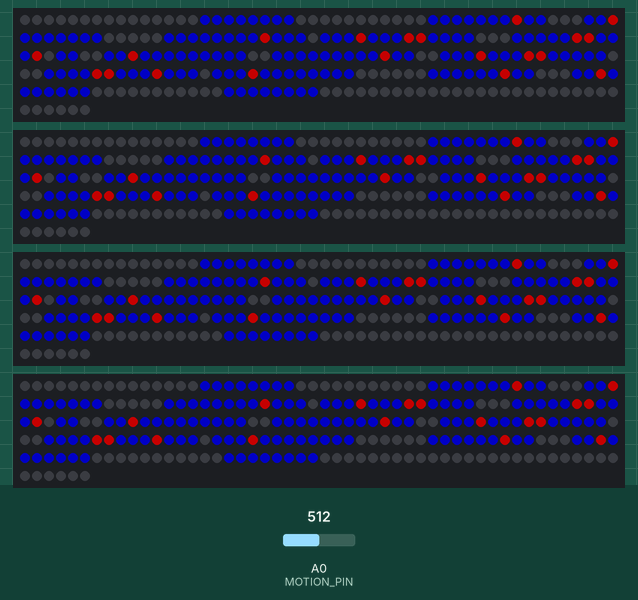
This sketch was run on a simulated Arduino Uno, built with avr-gcc and run on an emulated ATmega328P. Parts: 4 × 256 RGB LEDs in strip order, left to right, continuing on the next row. The test bench sets the inputs (shaded band); at power-on: A0 (MOTION_PIN) = 512. Dim RGB values are drawn brighter than linear.

Above: at 0.12 s.
At 3.02 s:
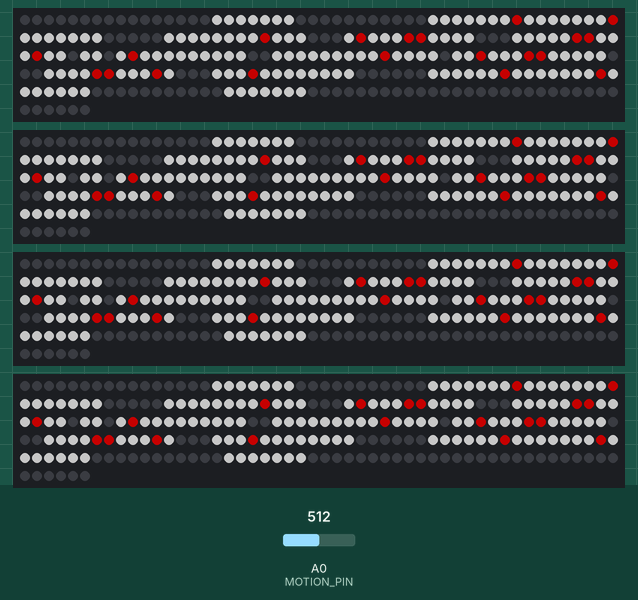
At 11.53 s:
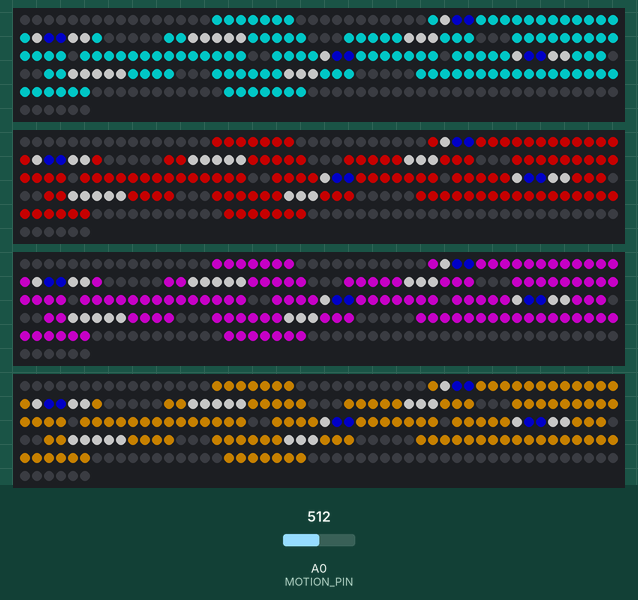
At 20.03 s:
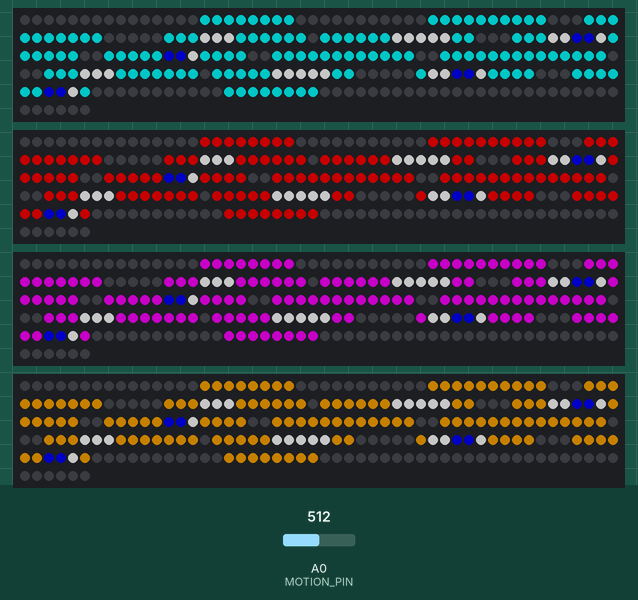
At 30.23 s:
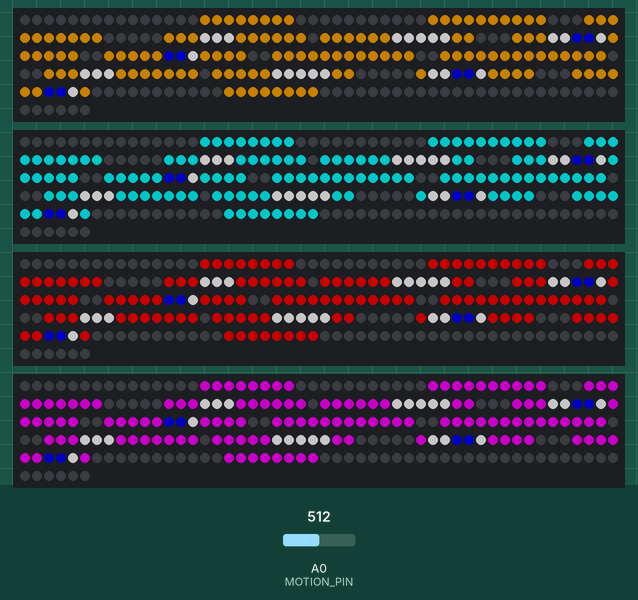
At 39.94 s:
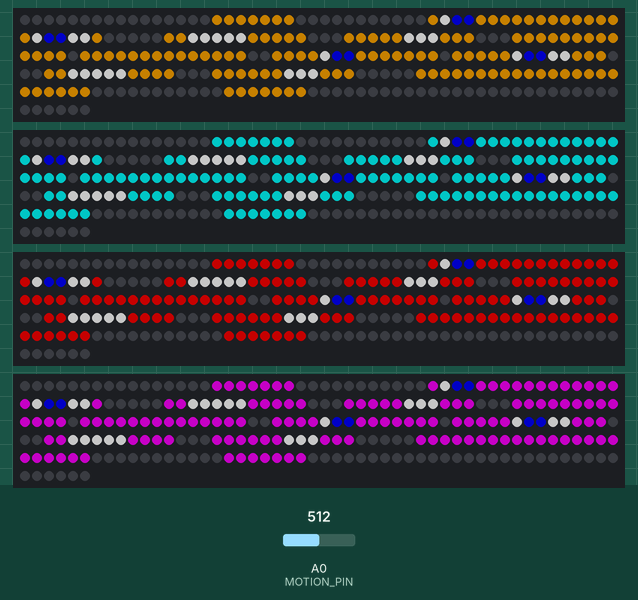

The sketch:

PixelCube.ino
```cpp
/*
  PixelCube — non-blocking 4-face LED animation with motion-triggered "ghost blink"

  Features
  --------
  - 4 faces (FRONT/RIGHT/BACK/LEFT), each on its own data pin, all sharing one LED buffer.
  - "Body" animation cycles non-blocking through frames {1,2} then {3,4}.
  - Per-face body colors rotate (1) whenever motion is detected and (2) every 30 s when idle.
  - Motion sensor on A0 (analog). ONE threshold to tune: MOTION_TH.
    * Hysteresis is derived automatically to avoid flicker.
    * On motion "rising" event, play a 3 s "ghost blink" on all faces, then go back to the body loop.
  - All timings are millis()-based and rollover-safe (signed comparisons).

  Wiring
  ------
  - LED strips: WS2813 (change the chipset in addLeds<> if needed)
    FRONT = D6, RIGHT = D8, BACK = D10, LEFT = D12
  - Motion sensor analog output -> A0 (GND and +5V as per your sensor)
  - LED color order: GRB (adjust COLOR_ORDER if your strips differ)

  Tuning knobs
  ------------
  - MOTION_TH: the only motion threshold you usually need to adjust.
  - BLINK_DURATION_MS: how long the "ghost blink" runs after a detection.
  - BODY_PERIOD_MS / BODY_REPS_PER_PAIR: speed/feel of the body animation.
  - COLOR_ROTATE_IDLE_MS: how often colors rotate with no motion.

  Notes
  -----
  - If your sensor is "active-low" (value DROPS when you approach), simply invert the two comparisons
    in the "Presence detection with hysteresis" block below (see comments there).
  - Memory: a single 256-LED buffer is reused across faces to reduce RAM usage (e.g., on Arduino Uno).
*/

#include <FastLED.h>
#include <avr/pgmspace.h>

// ================== CONFIG ==================
#define FACES 4
#define NUM_LEDS_PER_FACE 256

// Data pins per face (FRONT, RIGHT, BACK, LEFT)
#define PIN_FRONT 6
#define PIN_RIGHT 8
#define PIN_BACK 10
#define PIN_LEFT 12

#define COLOR_ORDER GRB

// Cadences (ms)
#define BODY_PERIOD_MS          100   // body frames cadence (non-blocking)
#define BODY_REPS_PER_PAIR      5     // do 5 round-trips 1<->2, then 5 round-trips 3<->4
#define BLINK_PERIOD_MS         100   // ghost blink frame cadence
#define BLINK_STEPS_TOTAL       18    // two-frame ghost alternates; cycle length is 18 steps
#define BLINK_DURATION_MS       3000  // fixed 3 s ghost blink after each detection

// Motion / color-rotation
#define MOTION_PIN              A0
#define MOTION_TH               100   // <<< single threshold to tune (ON threshold)
#define COLOR_ROTATE_IDLE_MS    30000 // rotate colors when idle (no motion) every 30 s
// ============================================

// Single buffer reused for all faces (fits on Uno)
CRGB leds[NUM_LEDS_PER_FACE];
// One controller per face (all show from the same buffer)
CLEDController* ctrl[FACES];

// ---------------- helpers (PROGMEM-safe) ----------------
namespace fx {
  // Read a PROGMEM uint16_t from an index table
  template<size_t N>
  inline uint16_t readIdx(const uint16_t (&arr)[N], size_t i) {
    return pgm_read_word_near(&arr[i]);
  }

  // Paint a list of pixel indices with a color
  template<size_t N>
  inline void colorList(const uint16_t (&idx)[N], const CRGB& c) {
    for (size_t i = 0; i < N; ++i) {
      const uint16_t k = readIdx(idx, i);
      if (k < NUM_LEDS_PER_FACE) leds[k] = c;
    }
  }

  // Draw a frame composed of three index sets (A/B/C) with their colors
  template<size_t NA, size_t NB, size_t NC>
  inline void drawFrame(const uint16_t (&A)[NA], const CRGB& cA,
                        const uint16_t (&B)[NB], const CRGB& cB,
                        const uint16_t (&C)[NC], const CRGB& cC) {
    fill_solid(leds, NUM_LEDS_PER_FACE, CRGB::Black);
    colorList(A, cA);
    colorList(B, cB);
    colorList(C, cC);
  }

  // Push the buffer out through a given controller
  inline void showOn(CLEDController* c) {
    c->showLeds(FastLED.getBrightness());
  }
} // namespace fx

// -------------- DATA (PROGMEM) --------------
// (Body/eyes/ghost index tables; unchanged)
const uint16_t eye_white_1[] PROGMEM = { 35, 51, 55, 54, 64, 65, 66, 67, 68, 84, 83, 82, 125, 145, 144, 141, 154, 155, 156, 157, 158, 174, 173, 172 };
const uint16_t eye_white_2[] PROGMEM = { 65, 66, 67, 81, 82, 83, 84, 85, 94, 95,98, 114, 155, 156, 157, 171, 172, 173, 174, 175, 184, 185, 188, 204 };
const uint16_t eyes_1[] PROGMEM = { 36, 53, 126, 143, 37, 52, 127, 142 };
const uint16_t eyes_2[] PROGMEM = { 96, 113, 186, 203, 97, 112, 187, 202 };

const uint16_t body_1[] PROGMEM = {
  15,16,17,18,19,20,21,22,34,38,39,40,41,42,43,47,48,49,50,56,62,63,69,70,71,72,73,
  75,76,77,78,79,80,81,85,86,87,91,92,93,94,95,96,97,98,99,100,101,102,103,104,
  107,108,109,110,111,112,113,114,115,116,117,118,121,122,123,124,128,129,130,131,132,
  135,136,137,138,139,140,146,147,148,152,153,159,160,161,162,163,164,166,167,168,169,
  170,171,175,176,177,183,184,185,186,187,188,189,190,191,192,196,197,198,199,200,201,
  202,203,204,205,217,218,219,220,221,222,223,224
};
const uint16_t body_2[] PROGMEM = {
  16,17,18,19,20,21,22,34,38,39,40,41,42,43,44,45,46,47,48,49,50,56,62,63,69,70,71,72,73,
  77,78,79,80,81,85,86,87,91,92,93,94,95,96,97,98,99,100,101,102,103,105,106,107,108,109,
  110,111,112,113,114,115,116,117,118,121,122,123,124,128,129,130,131,132,133,134,136,137,
  138,139,140,146,147,148,152,153,159,160,161,162,166,167,168,169,170,171,175,176,177,183,
  184,185,186,187,188,189,190,191,192,193,194,195,196,197,198,199,200,201,202,203,204,205,
  217,218,219,220,221,222,223
};
const uint16_t body_3[] PROGMEM = {
  15,16,17,18,19,20,21,22,34,35,36,37,38,39,40,41,42,43,47,48,49,50,51,52,53,54,55,56,
  62,63,64,68,69,70,71,72,73,75,76,77,78,79,80,86,87,91,92,93,99,100,101,102,103,104,
  107,108,109,110,111,115,116,117,118,121,122,123,124,125,126,127,128,129,130,131,132,
  135,136,137,138,139,140,141,142,143,144,145,146,147,148,152,153,154,158,159,160,161,
  162,163,164,166,167,168,169,170,176,177,183,189,190,191,192,196,197,198,199,200,201,
  205,217,218,219,220,221,222,223,224
};
const uint16_t body_4[] PROGMEM = {
  16,17,18,19,20,21,22,34,35,36,37,38,39,40,41,42,43,44,45,46,47,48,49,50,51,52,53,54,55,56,
  62,63,64,68,69,70,71,72,73,77,78,79,80,86,87,91,92,93,99,100,101,102,103,105,106,107,108,
  109,110,111,115,116,117,118,121,122,123,124,125,126,127,128,129,130,131,132,133,134,136,
  137,138,139,140,141,142,143,144,145,146,147,148,152,153,154,158,159,160,161,162,166,167,
  168,169,170,176,177,183,189,190,191,192,193,194,195,196,197,198,199,200,201,205,217,218,
  219,220,221,222,223
};

const uint16_t dead_fantom_1[] PROGMEM = { 15,16,17,18,19,20,21,22,34,35,36,37,38,39,40,42,43,47,48,50,51,52,53,54,55,56,
  62,63,64,65,66,67,68,69,71,72,73,75,76,77,79,80,81,84,85,86,87,91,92,93,94,95,98,99,100,103,104,107,108,110,111,
  112,113,114,115,116,117,118,121,122,123,124,125,126,127,128,129,131,132,135,136,137,139,140,141,144,145,146,147,148,152,
  153,154,155,158,159,160,162,163,164,166,167,168,170,171,172,173,174,175,176,177,184,185,186,187,188,189,190,191,192,
  196,197,199,200,201,202,203,204,205,217,218,219,220,221,222,223,224 };
const uint16_t dead_fantom_2[] PROGMEM = { 16,17,18,19,20,21,22,34,35,36,37,38,39,40,42,43,44,45,46,47,48,50,51,52,53,54,55,56,
  62,63,64,65,66,67,68,69,71,72,73,77,79,80,81,84,85,86,87,91,92,93,94,95,98,99,100,
  102,103,105,106,108,110,111,112,113,114,115,116,117,118,121,122,123,124,125,126,127,128,129,
  131,132,133,134,136,137,139,140,141,144,145,146,147,148,152,153,154,155,158,159,160,
  162,166,167,168,170,171,172,173,174,175,176,177,184,185,186,187,188,189,190,191,192,
  193,194,195,196,197,199,200,201,202,203,204,205,217,218,219,220,221,222,223 };
const uint16_t fantom_eyes_mouth[] PROGMEM = { 41, 49, 70, 78, 82, 83, 96, 97, 101, 109, 130, 138, 142, 143, 156, 157, 161, 169, 190, 198 };

const uint16_t dummy[] PROGMEM = { 0 };

// ---------------- Face names ----------------
enum Face : uint8_t { FRONT = 0, RIGHT = 1, BACK = 2, LEFT = 3 };

// ---- Rotating per-face colors (FRONT, RIGHT, BACK, LEFT) ----
CRGB bodyColors[FACES] = { CRGB::Red, CRGB::Magenta, CRGB::Orange, CRGB::Cyan };
uint32_t nextColorRotateAt = 0;

// ----------------- Animation state (non-blocking) -----------------
struct BodyState {
  uint8_t  pair = 0;       // 0 => frames 1<->2 (eyes set 1), 1 => frames 3<->4 (eyes set 2)
  uint8_t  stepInPair = 0; // toggles 0/1 at BODY_PERIOD_MS cadence
  uint8_t  repsInPair = 0; // how many round-trips completed in the current pair
  uint32_t nextAt = 0;     // next time to step (millis)
} body;

struct BlinkState {
  bool     active = false; // ghost blink currently displayed
  uint8_t  step = 0;       // 0..BLINK_STEPS_TOTAL-1
  uint32_t nextAt = 0;     // next time to toggle ghost frame
  uint32_t stopAt = 0;     // absolute time when the blink must stop
} blink;

// Presence latch (level): true = presence currently detected
bool presence = false;

// ----------------- Utilities -----------------
static inline void rotateColors() {
  // Rotate colors one face forward: LEFT -> FRONT -> RIGHT -> BACK -> LEFT
  CRGB tmp = bodyColors[FACES - 1];      // keep LEFT
  for (int i = FACES - 1; i > 0; --i) {  // shift RIGHT,BACK,LEFT downward
    bodyColors[i] = bodyColors[i - 1];
  }
  bodyColors[0] = tmp;                    // FRONT takes previous LEFT color
}

static inline void renderBodyFrameForFace(Face f, uint8_t globalFrameIndex) {
  // globalFrameIndex: 0->body_1, 1->body_2, 2->body_3, 3->body_4
  const CRGB eyesColor = CRGB::Blue;
  const CRGB white     = CRGB::White;

  switch (globalFrameIndex) {
    case 0: fx::drawFrame(body_1, bodyColors[f], eye_white_1, white, eyes_1, eyesColor); break;
    case 1: fx::drawFrame(body_2, bodyColors[f], eye_white_1, white, eyes_1, eyesColor); break;
    case 2: fx::drawFrame(body_3, bodyColors[f], eye_white_2, white, eyes_2, eyesColor); break;
    default: fx::drawFrame(body_4, bodyColors[f], eye_white_2, white, eyes_2, eyesColor); break;
  }
  fx::showOn(ctrl[f]);
}

static inline void renderBlinkFrameAllFaces(bool useAlt) {
  // Draw one of the two ghost frames to the buffer and push to all faces
  const CRGB eyesMouth = CRGB::Red;
  const CRGB body1     = CRGB::Blue;
  const CRGB body2     = CRGB::White;

  if (!useAlt) {
    fx::drawFrame(dead_fantom_1, body1, fantom_eyes_mouth, eyesMouth, dummy, CRGB::Black);
  } else {
    fx::drawFrame(dead_fantom_2, body2, fantom_eyes_mouth, eyesMouth, dummy, CRGB::Black);
  }
  fx::showOn(ctrl[FRONT]);
  fx::showOn(ctrl[RIGHT]);
  fx::showOn(ctrl[LEFT]);
  fx::showOn(ctrl[BACK]);
}

// ------------------ Setup & Loop (non-blocking) ------------------
void setup() {
  // Serial.begin(115200); // uncomment if you want to debug the sensor values

  // Each face gets its own controller; all share the same "leds" buffer.
  ctrl[FRONT] = &FastLED.addLeds<WS2813, PIN_FRONT, COLOR_ORDER>(leds, NUM_LEDS_PER_FACE);
  ctrl[RIGHT] = &FastLED.addLeds<WS2813, PIN_RIGHT, COLOR_ORDER>(leds, NUM_LEDS_PER_FACE);
  ctrl[BACK]  = &FastLED.addLeds<WS2813, PIN_BACK,  COLOR_ORDER>(leds, NUM_LEDS_PER_FACE);
  ctrl[LEFT]  = &FastLED.addLeds<WS2813, PIN_LEFT,  COLOR_ORDER>(leds, NUM_LEDS_PER_FACE);

  FastLED.setBrightness(96);
  fill_solid(leds, NUM_LEDS_PER_FACE, CRGB::Black);
  FastLED.clear(true);

  const uint32_t now = millis();
  body.nextAt         = now + BODY_PERIOD_MS;
  nextColorRotateAt   = now + COLOR_ROTATE_IDLE_MS;
}

void loop() {
  const uint32_t now = millis();

  // ---------- Presence detection with hysteresis ----------
  // We derive a small OFF threshold (TH_OFF) from the single public knob MOTION_TH (TH_ON).
  // This prevents rapid toggling when the sensor sits around the threshold.
  const int TH_ON  = MOTION_TH;
  const int HYST   = max(4, TH_ON / 3);     // ~33% of TH_ON, minimum 4 ADC counts
  const int TH_OFF = max(0, TH_ON - HYST);  // OFF is lower than ON

  const int motionVal = analogRead(MOTION_PIN);
  // If your sensor is ACTIVE-LOW (value drops when you approach), invert these two lines:
  // if (!presence && motionVal <= TH_ON) presence = true;
  // else if (presence && motionVal >= TH_OFF) presence = false;

  bool wasPresent = presence;
  if (!presence && motionVal >= TH_ON) {
    presence = true;   // rising level (entered presence)
  } else if (presence && motionVal <= TH_OFF) {
    presence = false;  // falling level (left presence)
  }

  // ---------- On rising edge: rotate colors once + start a 3 s blink ----------
  if (!wasPresent && presence) {
    rotateColors();

    blink.active = true;
    blink.step   = 0;
    blink.nextAt = now;                         // trigger immediately
    blink.stopAt = now + BLINK_DURATION_MS;     // fixed-length blink

    nextColorRotateAt = now + COLOR_ROTATE_IDLE_MS; // reset idle rotation timer
  }

  // ---------- While the blink is active: show the ghost and preempt the body ----------
  if (blink.active) {
    if ((int32_t)(now - blink.nextAt) >= 0) {   // rollover-safe
      bool useAlt = (blink.step & 0x01);        // alternate 0/1
      renderBlinkFrameAllFaces(useAlt);

      // advance ghost step and wrap at BLINK_STEPS_TOTAL
      blink.step = (uint8_t)((blink.step + 1) % BLINK_STEPS_TOTAL);
      blink.nextAt = now + BLINK_PERIOD_MS;
    }

    // Stop after BLINK_DURATION_MS
    if ((int32_t)(now - blink.stopAt) < 0) {
      return; // during the 3 s window, we only show the ghost
    } else {
      blink.active = false; // fall through to the regular body animation
    }
  }

  // ---------- Idle color rotation (no motion) ----------
  if ((int32_t)(now - nextColorRotateAt) >= 0) { // rollover-safe
    rotateColors();
    nextColorRotateAt = now + COLOR_ROTATE_IDLE_MS;
  }

  // ---------- Body animation (non-blocking) ----------
  if ((int32_t)(now - body.nextAt) >= 0) {       // rollover-safe
    // Step the "pair" (0/1 toggles) at BODY_PERIOD_MS cadence
    body.stepInPair ^= 1;

    // Count round-trips: when we go 1->0 we completed one back-and-forth
    static uint8_t lastStep = 1;
    if (body.stepInPair == 0 && lastStep == 1) {
      body.repsInPair++;
      if (body.repsInPair >= BODY_REPS_PER_PAIR) {
        body.repsInPair = 0;
        body.pair ^= 1; // switch 1<->2 <-> 3<->4
      }
    }
    lastStep = body.stepInPair;

    // Map (pair,step) to a global frame index 0..3
    uint8_t globalFrameIndex;
    if (body.pair == 0) { // 1<->2
      globalFrameIndex = (body.stepInPair == 0) ? 0 : 1;
    } else {              // 3<->4
      globalFrameIndex = (body.stepInPair == 0) ? 2 : 3;
    }

    // Render per-face with its current color
    renderBodyFrameForFace(RIGHT, globalFrameIndex);
    renderBodyFrameForFace(LEFT,  globalFrameIndex);
    renderBodyFrameForFace(BACK,  globalFrameIndex);
    renderBodyFrameForFace(FRONT, globalFrameIndex);

    body.nextAt = now + BODY_PERIOD_MS;
  }
}
```
